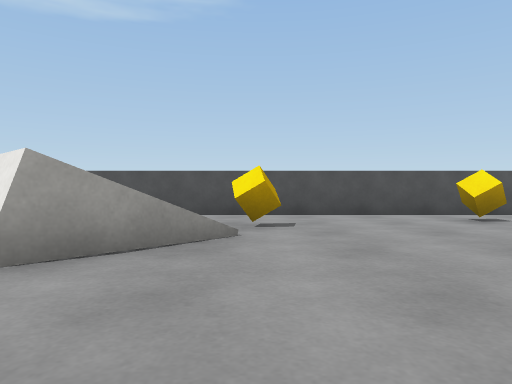
View 1 (above)

18 first-person views from a walk through a Unity game level. The camera is 0.52 m above the floor, looks level and sees 70° across. The floor is counted in squares, 1 m on a side. Each view is taken from the middle of a square. On the plan, view 1 faces up. The plan holds only what a view shows up to about 9 squares ahead; the rest is blank. The player is left out. Surface patterns are stand-ins for the level's own textures.

View 2
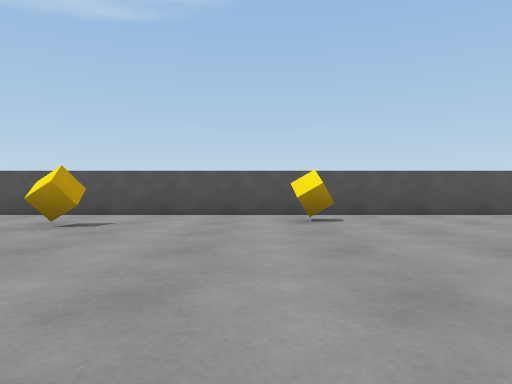

View 3
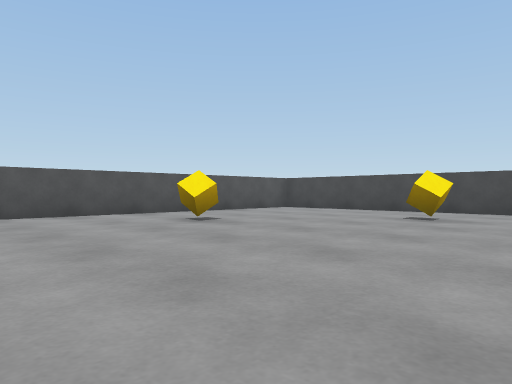

View 4
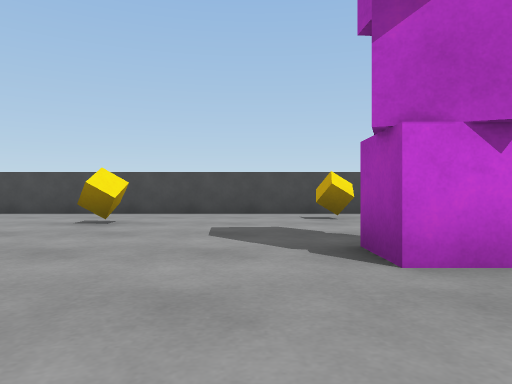

View 5
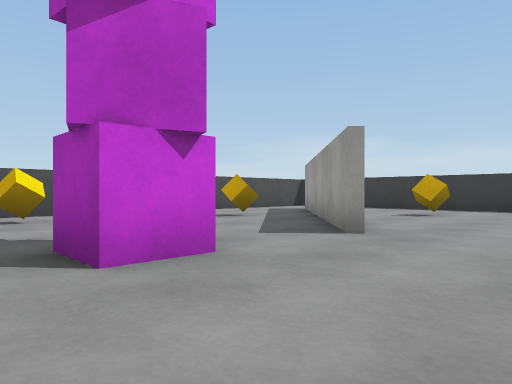

View 6
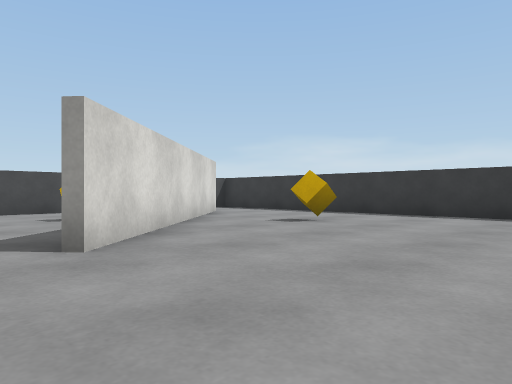

View 7
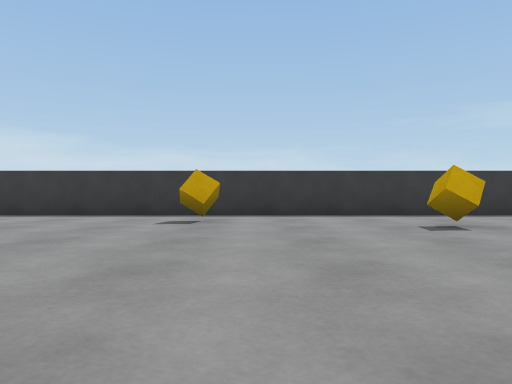

View 8
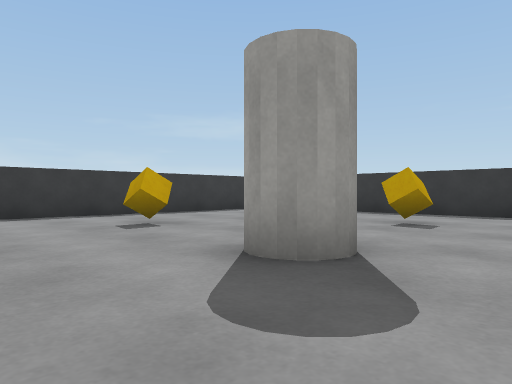

View 9
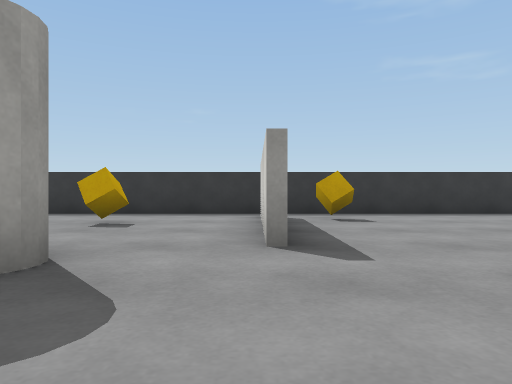

View 10
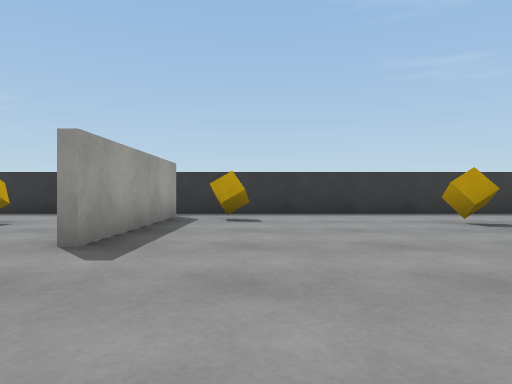

View 11
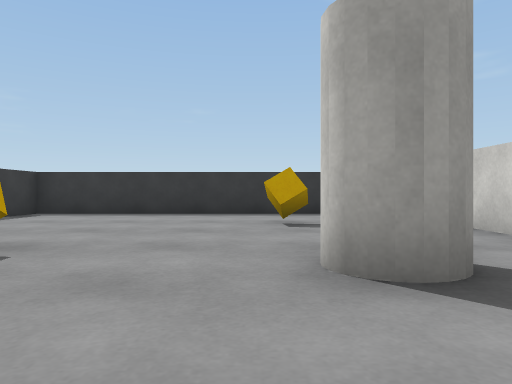

View 12
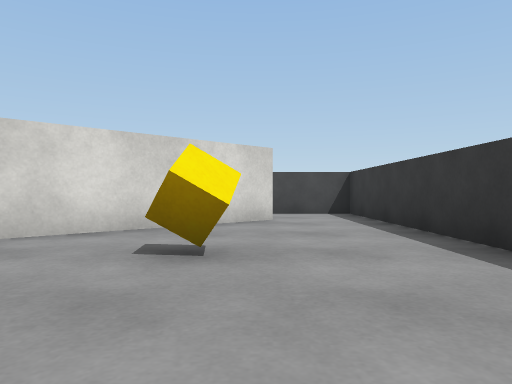

View 13
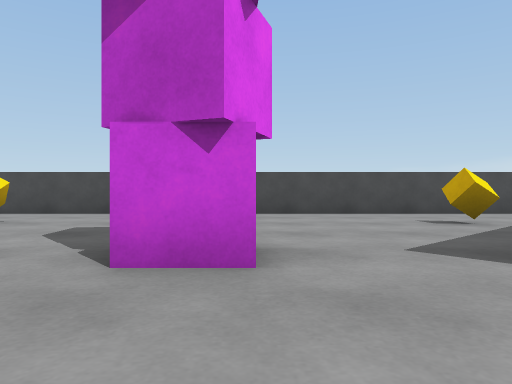

View 14
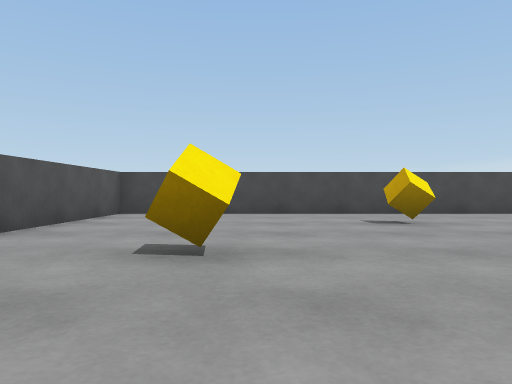

View 15
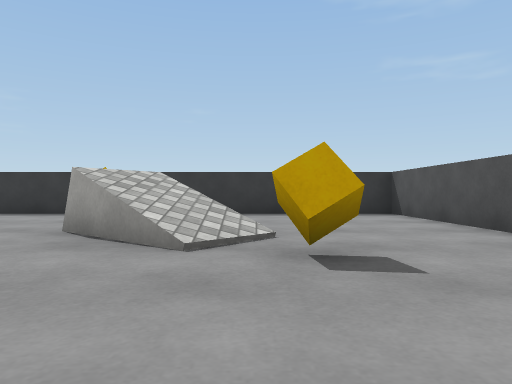

View 16
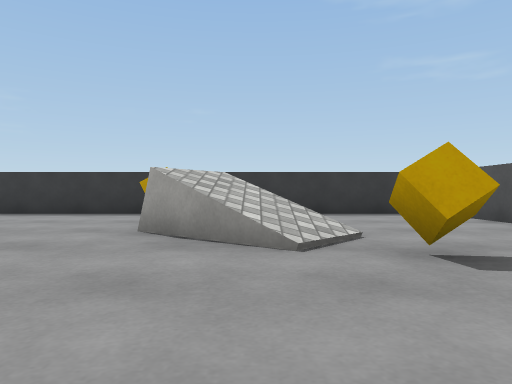

View 17
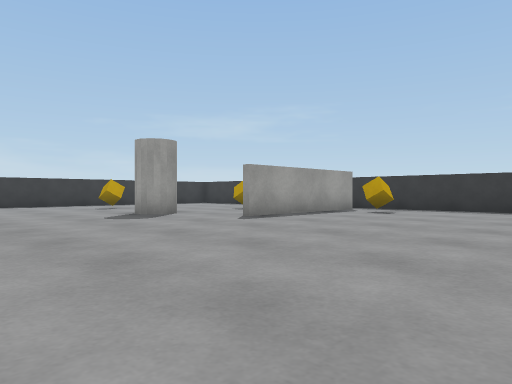

View 18
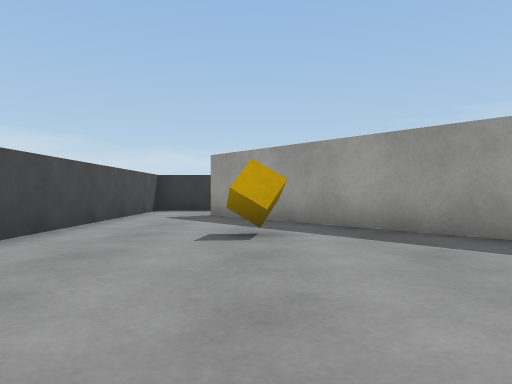

### Floor plan
Points are (right, up) in squares from view 1. A wall is a line through its corners. A room is listed if a view was taken in it or the views show most of it. See-through windows are left out.
Room 1 (views 1, 2, 3, 4, 5, 6, 7, 8, 9, 10, 11, 12, 13, 14, 15, 16, 17, 18)
walls: (7.4, -4) (12.1, -9.3); (-0.5, -2.9) (-4.1, -2.9); (-4.9, -2.7) (-0.4, -2.7); (11.9, -9.4) (7.3, -4.2); (-2.9, -11.3) (13.7, -11.3) (13.7, 8.2) (-5.8, 8.2) (-5.8, -11.3) (-4.5, -11.3)
ways out: gap at (-5, -3)
objects: other object (-4, -1); other object (-3, -5); other object (-3, 3); other object (-2, 3); other object (0, -8); other object (0, -5) to (1, -5); other object (0, 6); other object (4, -9); other object (4, 7); other object (8, -8); other object (8, -2) to (8, -1); other object (8, 6); other object (11, -5); other object (11, 3); other object (12, -1)

Positions as (right, up) in squares from view 1, and headings:
1: (0, 0), facing up
2: (3, 0), facing up
3: (4, 0), facing up-right
4: (5, 0), facing right
5: (5, 0), facing down-right
6: (4, -3), facing down-right
7: (3, -3), facing down
8: (3, -3), facing down-left
9: (3, -3), facing left
10: (3, -1), facing left
11: (3, -6), facing left
12: (5, -9), facing right
13: (5, -2), facing right
14: (5, 5), facing right
15: (3, 5), facing left
16: (3, 4), facing left
17: (5, 3), facing down-left
18: (11, -1), facing down
